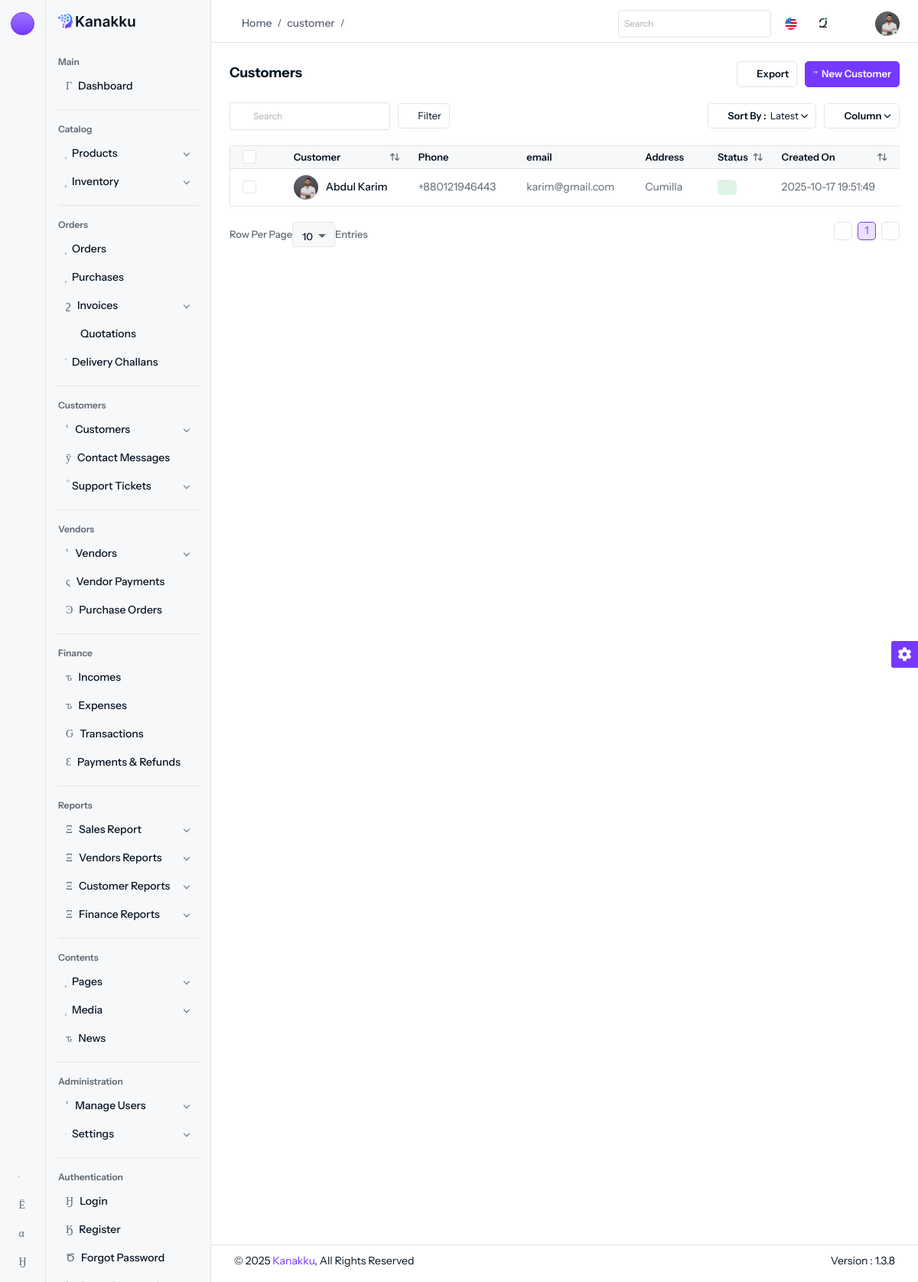
Page /customer (signed in) on the earlier database version.
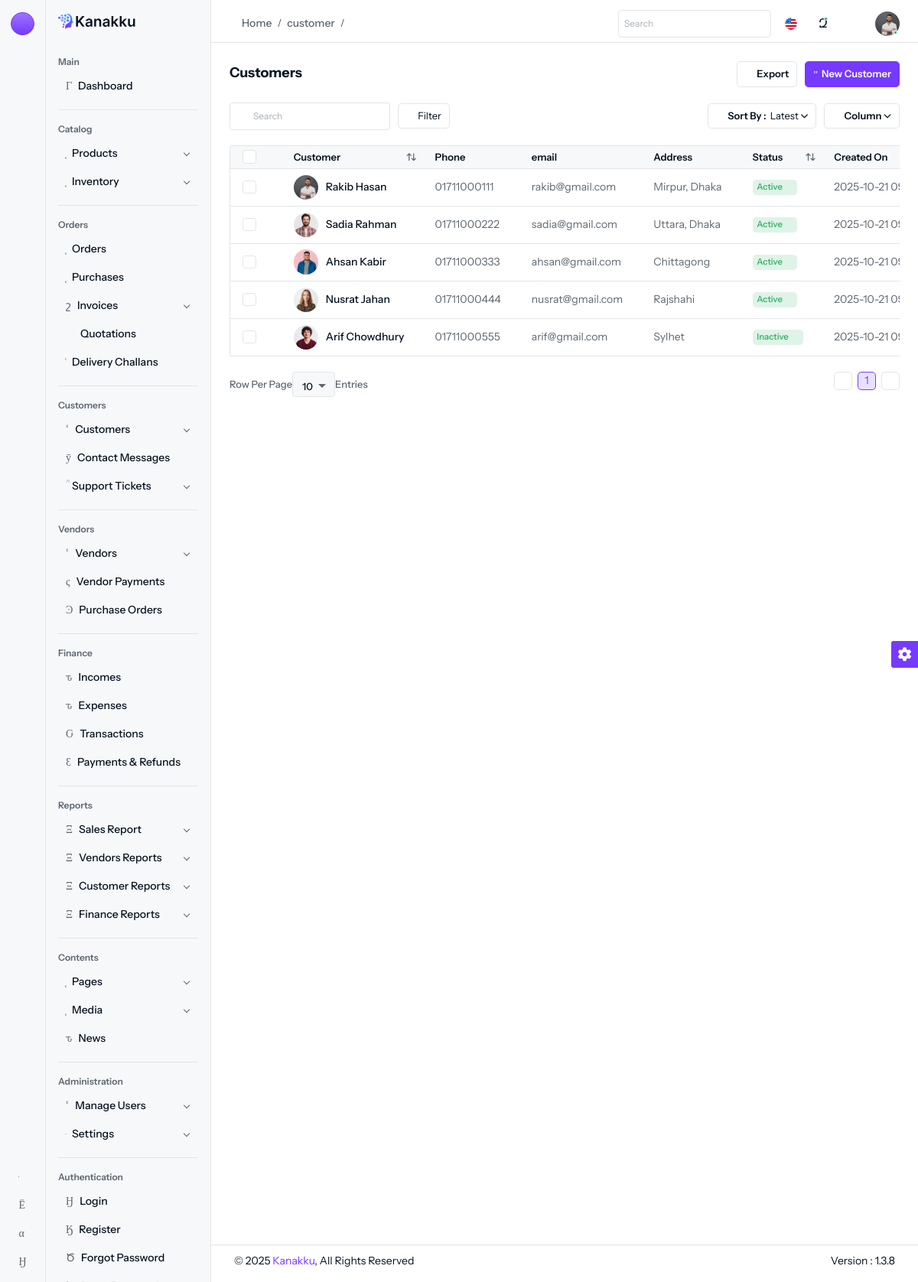
Same page on the later database version.
### tables this page shows
CREATE TABLE `customers` (
  `id` int(11) NOT NULL,
  `name` varchar(255) DEFAULT NULL,
  `email` varchar(255) DEFAULT NULL,
  `phone` varchar(50) DEFAULT NULL,
  `photo` varchar(255) NOT NULL,
  `address` varchar(255) NOT NULL,
  `status` varchar(255) NOT NULL,
  `created_at` datetime DEFAULT current_timestamp(),
  `updated_at` datetime DEFAULT current_timestamp()
);

### controllers/Customer/CustomerController.php (called while the page is built, shortened)
<?php
class CustomerController extends Controller
{
	public function index()
	{
		$data = Customer::all();
		view("Customer", $data);
	}
}

### configs/app_config.php (called while the page is built, shortened)
<?php
$base_url = "http://localhost/elctro_Ecom_project/admin";

### models/Customer/customer.model.php (called while the page is built, shortened)
<?php
class Customer extends Model implements JsonSerializable
{
	public static function all()
	{
		global $db, $tx;
		$result = $db->query("select id,name,email,phone,photo,address,status,created_at,updated_at from {$tx}customers");
		$data = [];
		while ($customer = $result->fetch_object()) {
			$data[] = $customer;
		}
		return $data;
	}
}

### views/pages/Customer/customer/index.php (the view, shortened to what this page needs)
<div class="content content-two">
	<div class="d-flex d-block align-items-center justify-content-between flex-wrap gap-3 mb-3">
		<div>
			<h6>Customers</h6>
		</div>
		<div class="d-flex my-xl-auto right-content align-items-center flex-wrap gap-2">
			<div class="dropdown">
				<a href="javascript:void(0);" class="btn btn-outline-white d-inline-flex align-items-center" data-bs-toggle="dropdown">
					<i class="isax isax-export-1 me-1"></i>Export
				</a>
			</div>
			<div>
				<a href="<?= $base_url ?>/customer/create" class="btn btn-primary d-flex align-items-center">
					<i class="isax isax-add-circle5 me-1"></i>New Customer
				</a>
			</div>
		</div>
	</div>
	<div class="mb-3">
		<div class="d-flex align-items-center justify-content-between flex-wrap gap-3">
			<div class="d-flex align-items-center flex-wrap gap-2">
				<div class="table-search d-flex align-items-center mb-0">
					<div class="search-input">
						<a href="javascript:void(0);" class="btn-searchset"><i class="isax isax-search-normal fs-12"></i></a>
					</div>
				</div>
				<a class="btn btn-outline-white fw-normal d-inline-flex align-items-center" href="javascript:void(0);" data-bs-toggle="offcanvas" data-bs-target="#customcanvas">
					<i class="isax isax-filter me-1"></i>Filter
				</a>
			</div>
			<div class="d-flex align-items-center flex-wrap gap-2">
				<div class="dropdown">
					<a href="javascript:void(0);" class="dropdown-toggle btn btn-outline-white d-inline-flex align-items-center" data-bs-toggle="dropdown">
						<i class="isax isax-sort me-1"></i>Sort By : <span class="fw-normal ms-1">Latest</span>
					</a>
				</div>
				<div class="dropdown">
					<a href="javascript:void(0);" class="dropdown-toggle btn btn-outline-white d-inline-flex align-items-center" data-bs-toggle="dropdown" data-bs-auto-close="outside">
						<i class="isax isax-grid-3 me-1"></i>Column
					</a>
				</div>
			</div>
		</div>
	</div>
	<div class="table-responsive">
		<table class="table table-nowrap datatable">
			<thead class="thead-light">
				<tr>
					<th class="no-sort">
						<div class="form-check form-check-md">
							<input class="form-check-input" type="checkbox" id="select-all">
						</div>
					</th>
					<th>Customer</th>
					<th class="no-sort">Phone</th>
					<th class="no-sort">email</th>
					<th class="no-sort">Address</th>
					<th>Status</th>
					<th>Created On</th>
					<th class="no-sort">Action</th>
				</tr>
			</thead>
			<tbody>
				<?php
				foreach ($customer as $row) :
				?>
					<tr>
						<td>
							<div class="form-check form-check-md">
								<input class="form-check-input" type="checkbox">
							</div>
						</td>
						<td>
							<div class="d-flex align-items-center">
								<a href="customer-details.html" class="avatar avatar-sm rounded-circle me-2 flex-shrink-0">
									<img class="rounded-circle" alt="img" data-cfsrc="<?= $base_url ?>/assets/img/profiles/<?= $row->photo ?>" style="display:none;visibility:hidden;">
								</a>
								<div>
									<h6 class="fs-14 fw-medium mb-0"><a href="customer-details.html"><?= $row->name ?></a></h6>
								</div>
							</div>
						</td>
						<td>
							<?= $row->phone ?>
						</td>
						<td>
							<?= $row->email ?>
						</td>
						<td><?= $row->address ?></td>
						<td>
							<span class="badge badge-soft-success d-inline-flex align-items-center"><?= $row->status ?> <i class="isax isax-tick-circle ms-1"></i></span>
						</td>
						<td><?= $row->created_at ?></td>
						<td class="action-item">
						</td>
					</tr>
				<?php
				endforeach;
				?>
			</tbody>
		</table>
	</div>
</div>

Differences in the rows shown:
removed customers: photo (picture), name "Abdul Karim", phone "+880121946443", email "karim@gmail.com", address "Cumilla", created_at "2025-10-17 19:51:49"
added customers: photo (picture), name "Rakib Hasan", phone "01711000111", email "rakib@gmail.com", address "Mirpur, Dhaka", status "Active", created_at "2025-10-21…"
added customers: photo (picture), name "Sadia Rahman", phone "01711000222", email "sadia@gmail.com", address "Uttara, Dhaka", status "Active", created_at "2025-10-21…"
added customers: photo (picture), name "Ahsan Kabir", phone "01711000333", email "ahsan@gmail.com", address "Chittagong", status "Active", created_at "2025-10-21…"
added customers: photo (picture), name "Nusrat Jahan", phone "01711000444", email "nusrat@gmail.com", address "Rajshahi", status "Active", created_at "2025-10-21…"
added customers: photo (picture), name "Arif Chowdhury", phone "01711000555", email "arif@gmail.com", address "Sylhet", status "Inactive", created_at "2025-10-21…"
